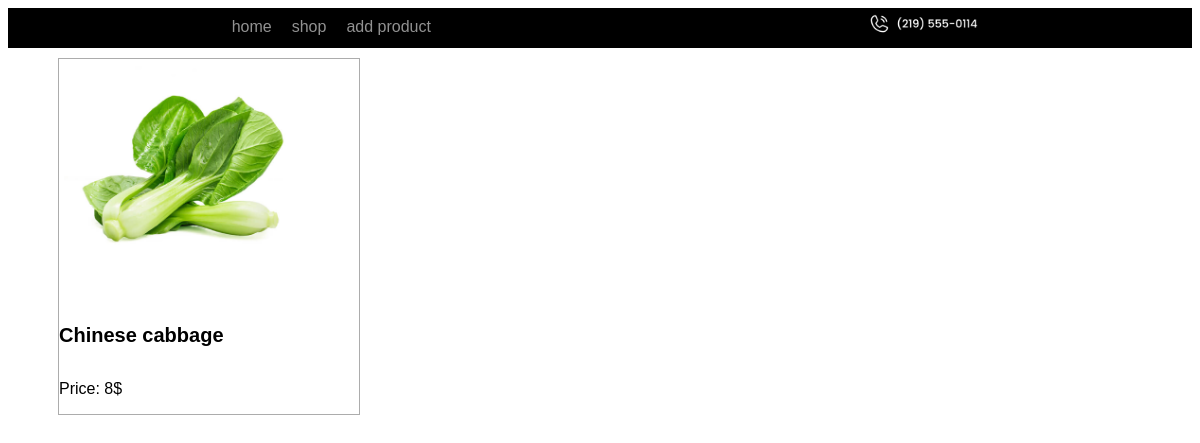
/detail/3, run on the app's committed database.
### models.py (models this page shows)
class Product(db.Model):
    __tablename__ = 'product'
    name = db.Column(db.String)
    file = db.Column(db.String)
    price = db.Column(db.Integer)
    id = db.Column(db.Integer, primary_key=True)
    category_id = db.Column(db.Integer, db.ForeignKey("category.id"))

### routes.py (the view)
@app.route('/detail/<int:product_id>')
def product_detail(product_id):
    product = Product.query.get(product_id)
    sales = Sale.query.filter_by(product_id=product.id).all()
    return render_template('detail.html', product=product, sales=sales)

### templates/detail.html (shortened to what this page needs)
<!DOCTYPE html>
<html lang="en">
<head>
    <link rel="stylesheet" href="../static/css/detail.css">
</head>
<body>
{% extends "layout.html" %}
{% block content %}
{% set img = product.file %}
<div class="c">
    <div class="container">
        <img src="{{ url_for('static', filename=img) }}" >
        <div class="container_item">
            <div>
                <h5>{{ product.name }}</h5>
                <p>Price: {{ product.price }}$</p>
            </div>
        </div>
    </div>
</div>
{% endblock %}

### static/css/detail.css (style rules this page uses)
h5, p { font-family: sans-serif; }
h5 { font-size: 20px; }
.container_item { display: flex; justify-content: space-between; }
.c { border: 1px solid rgba(0, 0, 0, 0.326); max-width: 300px; margin: 10px 50px; }
img { max-width: 250px; }

### data on the page
Product: file (picture), name "Chinese cabbage", price "8"
